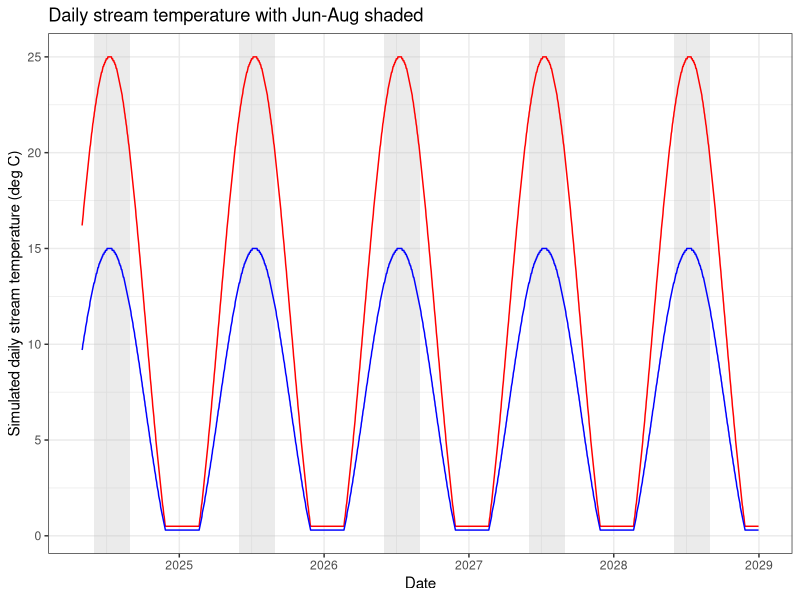
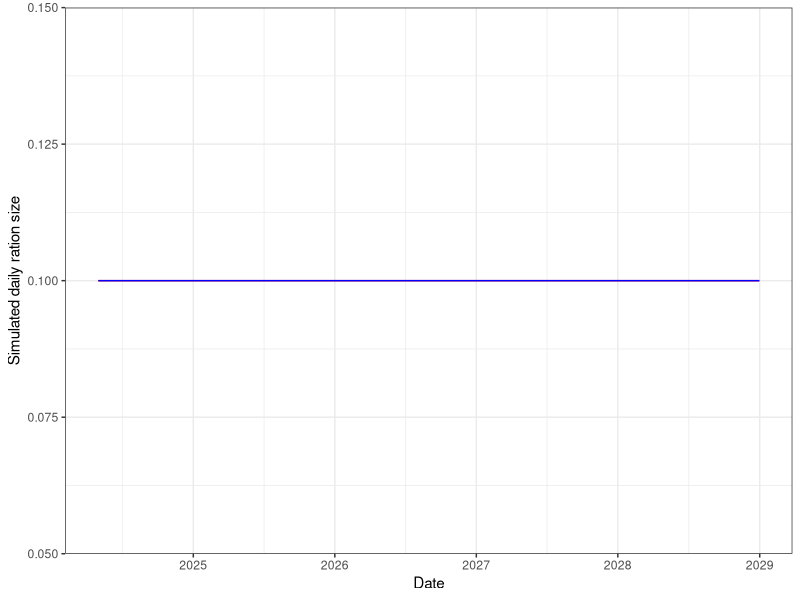
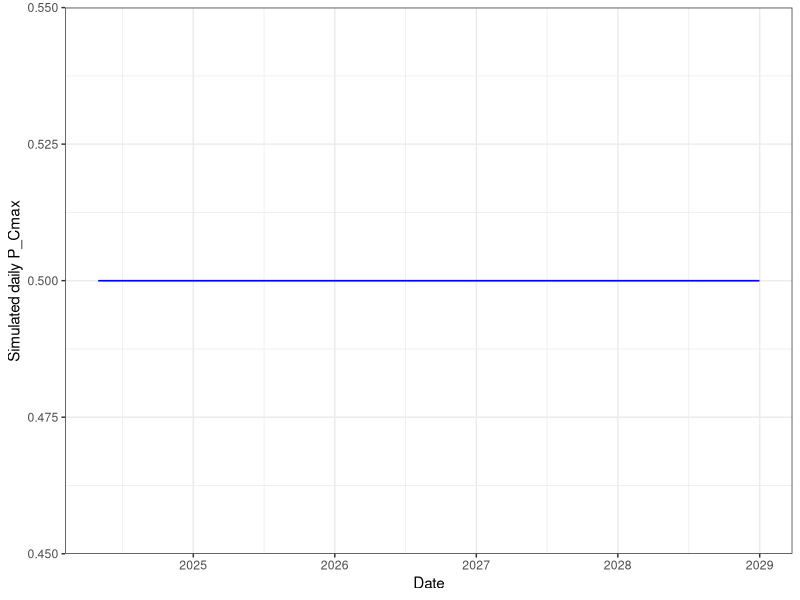

Here is the R script that generated these plots, in order:
## ---- chunk 1
library(tidyverse)
library(ggpubr)
library(egg)
## ---- chunk 2
# Set seed for reproducibility
set.seed(123)

# 1. Create a date range (1 year)
dates <- seq(as.Date("2024-05-01"), as.Date("2028-12-31"), by="day")
n <- length(dates)
doy <- as.numeric(format(dates, "%j")) # Day of year

# 2. Simulate Stream Temperature (Sine wave + Noise)
# Parameters: Midpoint, Amplitude, Offset
base_temp <- 11        # Average annual temperature
amplitude <- 14         # Seasonal fluctuation amplitude
# Peak temperature occurs late in the year (July/Aug)
stream_temp <- base_temp + amplitude * sin(2 * pi * (doy - 100) / 365)

# 3. Add random noise (daily weather variation)
noise <- rnorm(n, mean = 0, sd = 0) # no variation for simplicity
simulated_temp <- stream_temp + noise

# 4. Force values near 0 to small postive, max = 25
simulated_temp[simulated_temp < 0.5] <- 0.5
simulated_temp[simulated_temp > 25] <- 25

# 4. Simulate cold regime using a multiplier
simulated_temp_cold <- simulated_temp*0.6

# 4. Create Data Frame
habitat_df <- tibble(date = dates, 
                     doy = doy, 
                     dayofsim = 1:length(dates),
                     temp_warm = round(simulated_temp, digits = 1), 
                     temp_cold = round(simulated_temp_cold, digits = 1))

# 5. Plot the simulation
summer_shading <- data.frame(
  xmin = as.Date(paste0(unique(format(habitat_df$date, "%Y")), "-06-01")),
  xmax = as.Date(paste0(unique(format(habitat_df$date, "%Y")), "-08-31")),
  ymin = -Inf, ymax = Inf
)

habitat_df %>% ggplot() +
  geom_rect(data = summer_shading,
            aes(xmin = xmin, xmax = xmax, ymin = ymin, ymax = ymax),
            fill = "grey", alpha = 0.3, inherit.aes = FALSE) +
  geom_line(aes(x = date, y = temp_warm), color = "red") +
  geom_line(aes(x = date, y = temp_cold), color = "blue") +
  theme_bw() + 
  xlab("Date") + 
  ylab("Simulated daily stream temperature (deg C)") + 
  labs(title = "Daily stream temperature with Jun-Aug shaded")


# function to retrieve water temperature in patch = patch and at doy/time = t
get_patchtemp <- function(t, patch) {
  if (patch == "warm") {
    habitat_df$temp_warm[habitat_df$dayofsim == t]
  } else {
    habitat_df$temp_cold[habitat_df$dayofsim == t]
  }
}
## ---- chunk 3
# define habitat specific ration size
ration_cold <- 0.10
ration_warm <- 0.10

# define random variation in ration size
ration_sd <- 0.00 # no variation for simplicity

# function to generate patch food availability at time t (stochastic)
patch_food <- function(patch) {
  if (patch == "warm") {
    max(0, min(1, rnorm(1, ration_warm, ration_sd)))
  } else {
    max(0, min(1, rnorm(1, ration_cold, ration_sd)))
  }
}

# define food in habitat tibble
habitat_df <- habitat_df %>% 
  mutate(ration_warm = replicate(n = dim(.)[1], patch_food("warm")),
         ration_cold = replicate(n = dim(.)[1], patch_food("cold")))

# plot ration size
habitat_df %>% ggplot() + 
  geom_line(aes(x = date, y = ration_warm), color = "red") +
  geom_line(aes(x = date, y = ration_cold), color = "blue") +
  theme_bw() + 
  xlab("Date") + 
  ylab("Simulated daily ration size")


# function to retrieve ration in patch = patch and at doy/time = t
get_patchration <- function(t, patch) {
  if (patch == "warm") {
    habitat_df$ration_warm[habitat_df$dayofsim == t]
  } else {
    habitat_df$ration_cold[habitat_df$dayofsim == t]
  }
}
## ---- chunk 4
# define habitat specific ration size
pcmax_cold <- 0.5
pcmax_warm <- 0.5

# define random variation in ration size
pcmax_sd <- 0.00 # no variation for simplicity

# function to generate patch food availability at time t (stochastic)
patch_pcmax <- function(patch) {
  if (patch == "warm") {
    max(0, min(1, rnorm(1, pcmax_warm, ration_sd)))
  } else {
    max(0, min(1, rnorm(1, pcmax_cold, ration_sd)))
  }
}

# define food in habitat tibble
habitat_df <- habitat_df %>% 
  mutate(pcmax_warm = replicate(n = dim(.)[1], patch_pcmax("warm")),
         pcmax_cold = replicate(n = dim(.)[1], patch_pcmax("cold")))

# plot ration size
habitat_df %>% ggplot() + 
  geom_line(aes(x = date, y = pcmax_warm), color = "red") +
  geom_line(aes(x = date, y = pcmax_cold), color = "blue") +
  theme_bw() + 
  xlab("Date") + 
  ylab("Simulated daily P_Cmax")


# function to retrieve ration in patch = patch and at doy/time = t
get_patchpcmax <- function(t, patch) {
  if (patch == "warm") {
    habitat_df$pcmax_warm[habitat_df$dayofsim == t]
  } else {
    habitat_df$pcmax_cold[habitat_df$dayofsim == t]
  }
}
## ---- chunk 5
str(habitat_df)
head(habitat_df)
